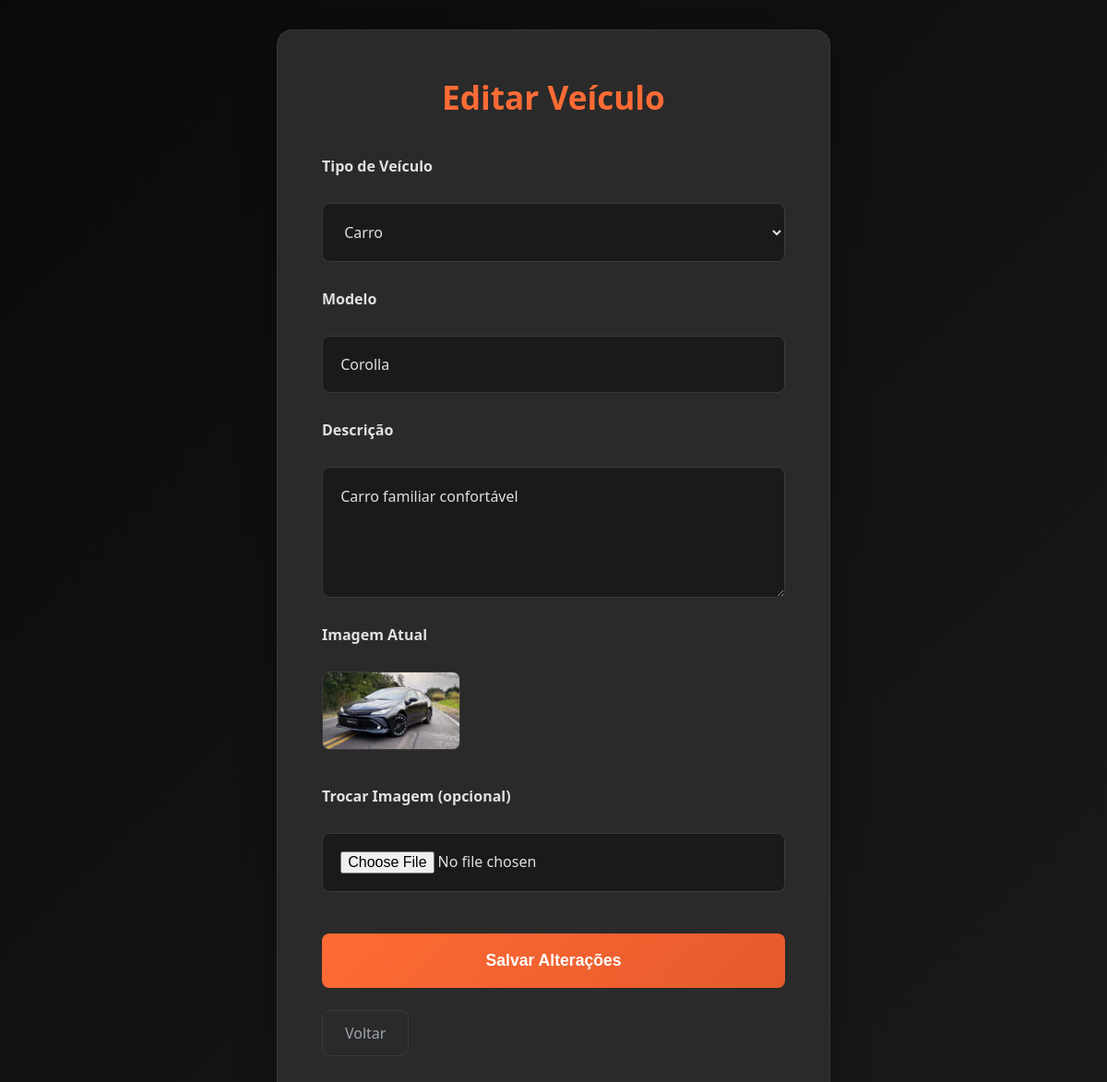
The app's page /editar_veiculo.php?id=2 with its own data.
### tables this page shows
CREATE TABLE `veiculos` (
  `id` int(11) NOT NULL,
  `tipo` enum('carro','moto') NOT NULL,
  `marca` varchar(255) NOT NULL,
  `modelo` varchar(255) NOT NULL,
  `ano` int(11) NOT NULL,
  `imagem` varchar(500) NOT NULL,
  `descricao` text NOT NULL,
  `disponivel` tinyint(1) NOT NULL DEFAULT 1,
  `data_cadastro` timestamp NOT NULL DEFAULT current_timestamp()
);

### editar_veiculo.php (the view, shortened to what this page needs)
<?php
require 'conexao.php';
$id = $_GET['id'];
$stmt = $pdo->prepare("SELECT * FROM veiculos WHERE id = :id");
$stmt->execute([":id" => $id]);
$veiculo = $stmt->fetch(PDO::FETCH_ASSOC);
?>
<!DOCTYPE html>
<html lang="pt-BR">
<head>
    <link rel="stylesheet" href="assets/css/adicionar_veiculos.css">
</head>
<body>
<div class="container">
    <h2>Editar Veículo</h2>
    <form action="processa_edicao.php" method="POST" enctype="multipart/form-data">
        <label for="tipo">Tipo de Veículo</label>
        <select id="tipo" name="tipo" required>
            <option value="carro" <?php if($veiculo['tipo']=='carro') echo 'selected'; ?>>Carro</option>
        </select>
        <label for="modelo">Modelo</label>
        <input type="text" id="modelo" name="modelo" value="<?php echo $veiculo['modelo']; ?>" required>
        <label for="descricao">Descrição</label>
        <textarea id="descricao" name="descricao" rows="4" required><?php echo $veiculo['descricao']; ?></textarea>
        <label for="imagem">Imagem Atual</label>
        <img src="uploads/<?php echo $veiculo['imagem']; ?>" width="150" style="border-radius:8px; display:block; margin-bottom:10px;">
        <label for="imagem">Trocar Imagem (opcional)</label>
        <input type="file" id="imagem" name="imagem" accept="image/*">
        <button type="submit">Salvar Alterações</button>
    </form>
    <a href="home.php" class="btn-voltar">Voltar</a>
</div>
</body>
</html>

### assets/css/adicionar_veiculos.css (style rules this page uses)
:root { --primary-black: #0a0a0a; --dark-gray: #1a1a1a; --medium-gray: #2a2a2a; --light-gray: #3a3a3a; --text-light: #e0e0e0; --text-muted: #9ca3af; --primary-orange: #ff6b35; --orange-dark: #e55a2b; --orange-light: #ff8c5a; --transition: all 0.3s cubic-bezier(0.4, 0, 0.2, 1); }
* { margin: 0; padding: 0; box-sizing: border-box; }
body { font-family: 'Segoe UI', Tahoma, Geneva, Verdana, sans-serif; background: linear-gradient(135deg, var(--primary-black) 0%, var(--dark-gray) 100%); min-height: 100vh; display: flex; align-items: center; justify-content: center; color: var(--text-light); padding: 2rem; }
.container { background: var(--medium-gray); padding: 3rem; border-radius: 16px; border: 1px solid var(--light-gray); width: 100%; max-width: 600px; box-shadow: 0 20px 40px rgba(0, 0, 0, 0.3); backdrop-filter: blur(10px); animation: fadeInUp 0.6s ease-out; }
.container h2 { text-align: center; margin-bottom: 2.5rem; color: var(--primary-orange); font-size: 2.2rem; font-weight: 700; animation: slideIn 0.8s ease-out; }
form { display: flex; flex-direction: column; gap: 1.8rem; }
label { font-weight: 600; color: var(--text-light); font-size: 1rem; }
input, select, textarea { padding: 1.2rem; border: 1px solid var(--light-gray); border-radius: 8px; background: var(--dark-gray); color: var(--text-light); font-size: 1rem; transition: var(--transition); width: 100%; font-family: inherit; }
input::placeholder, textarea::placeholder { color: var(--text-muted); }
textarea { resize: vertical; min-height: 120px; line-height: 1.6; }
button { background: linear-gradient(135deg, var(--primary-orange) 0%, var(--orange-dark) 100%); color: white; padding: 1.2rem 2rem; border: none; border-radius: 8px; font-size: 1.1rem; font-weight: 600; cursor: pointer; transition: var(--transition); margin-top: 1rem; position: relative; overflow: hidden; }
button::before { content: ''; position: absolute; top: 0; left: -100%; width: 100%; height: 100%; background: linear-gradient(90deg, transparent, rgba(255, 255, 255, 0.2), transparent); transition: left 0.6s; }
.btn-voltar { display: inline-flex; align-items: center; gap: 0.5rem; text-align: center; color: var(--text-muted); text-decoration: none; margin-top: 1.5rem; padding: 0.8rem 1.5rem; border: 1px solid var(--light-gray); border-radius: 8px; transition: var(--transition); font-weight: 500; }
img { border-radius: 8px; border: 1px solid var(--light-gray); transition: var(--transition); }

### records on screen
veiculos: tipo "Carro", modelo "Corolla", descricao "Carro familiar confortável", imagem (picture)
